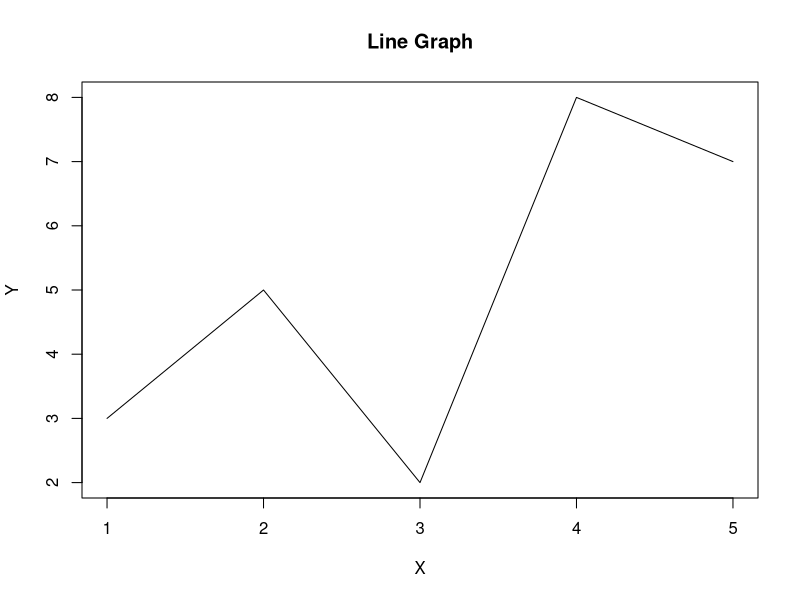

This chart was generated by the following R code:
## ---- chunk 1
# Exemple de code R
x <- c(1, 2, 3, 4, 5)
y <- c(3, 5, 2, 8, 7)

plot(x, y, type = "l",
     main = "Line Graph",
     xlab = "X",
     ylab = "Y")
